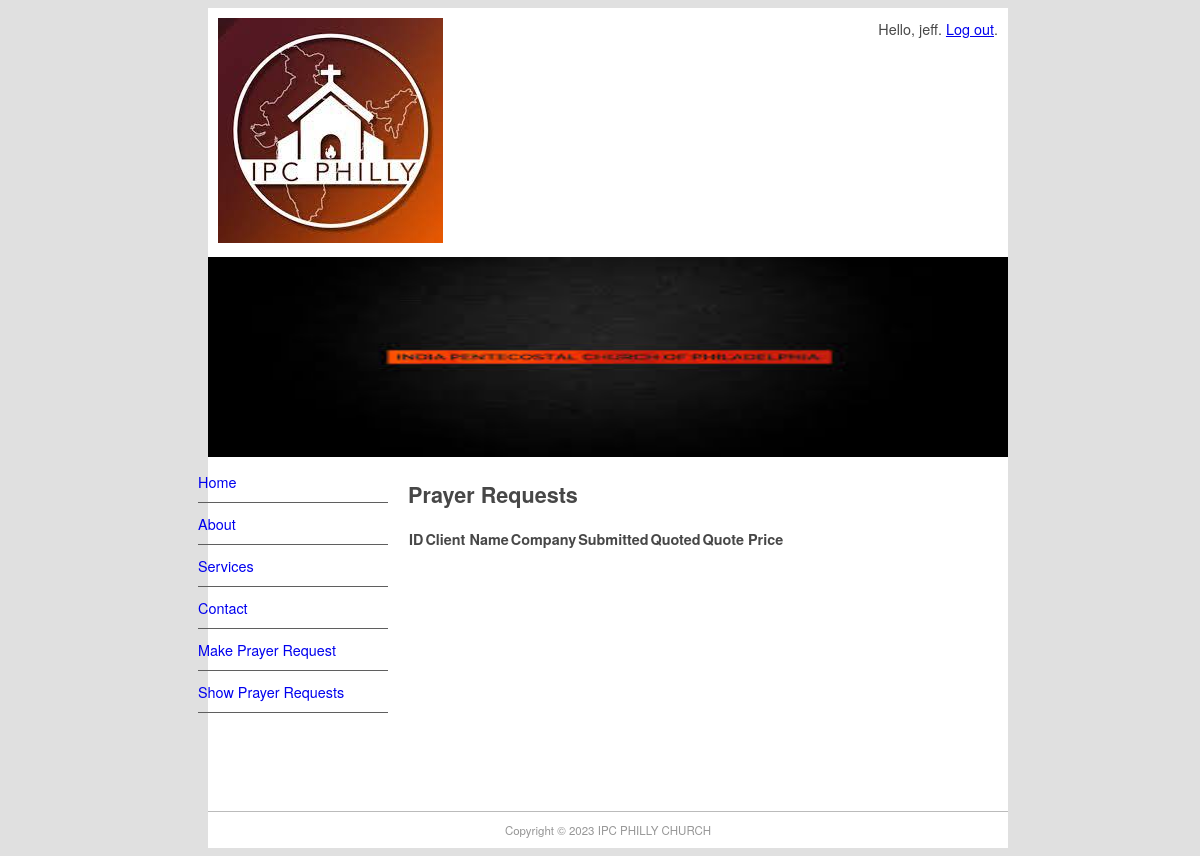
Page /quote/show (signed in) on the committed database.
### pages/models.py (models this page shows, shortened)
class Page(models.Model):
    title = models.CharField(max_length=60)
    permalink = models.CharField(max_length=12, unique=True)
    update_date = models.DateTimeField('Recent Date')
    bodytext = models.TextField('Page Info', blank=True)

### quotes/views.py (the view)
# urls.py: path('show', QuoteList.as_view(), name='showquotes'),
class QuoteList(LoginRequiredMixin, ListView):
    login_url = reverse_lazy('login')
    context_object_name = 'all_quotes'
    def get_queryset(self):
        return Quote.objects.filter(username=self.request.user)
    def get_context_data(self, **kwargs):
        context = super(QuoteList, self).get_context_data(**kwargs)
        context['page_list'] = Page.objects.all()
        return context

### quotes/templates/quotes/quote_list.html (shortened to what this page needs)
{% extends "quotes/quote.html" %}
{% block content %}
<h1>Prayer Requests </h1>
<table style="border-collapse:collapse">
    <tr class="quotehdr"><th>ID</th><th>Client Name
</th>
        <th>Company</th><th>Submitted</th>
        <th>Quoted</th><th>Quote Price</th>
    </tr>
</table>
{% endblock content %}

### quotes/templates/quotes/quote.html (shortened to what this page needs)
{% extends "base.html" %}
{% block sidenav %}
    {% for page in page_list %}
        <li><a href="{{ page.permalink }}">{{ page.title }}</a></li>
    {% endfor %}
{% endblock sidenav %}

### church_site/templates/base.html (shortened to what this page needs)
{% load static %}
<!doctype html>
<html>
<head>
<link href="{% static 'main.css' %}" rel="stylesheet" type="text/css">
</head>
<body class="body">
<div id="wrapper">
  <header id="header" >
    <div id="logo"><img src="{% static 'logo.jpg' %}" alt="" />
      <span style="float: right;">
        {% if user.is_authenticated %}
          Hello, {{ user.username }}. <a href="{% url 'logout' %}?next=/">Log out</a>.
        {% else %}
          Not logged in. <a href="{% url 'login' %}?next=/">Log in</a>.
        {% endif %}
      </span>
    </div>
    <div id="topbanner"><img src="{% static 'top_banner.jpg' %}" width="800" height="200" alt="" /></div>
  </header>
  <aside id="leftsidebar">
    <nav id="nav">
      {% block sidenav %}{% endblock sidenav %}
      <li><a href="/contact">Contact</a></li>
      <li><a href="/quote/">Make Prayer Request</a></li>
      <li><a href="/quote/show">Show Prayer Requests</a></li>
    </nav>
  </aside>
  <section id="main">
    {% block content %}{% endblock content %}
  </section>
    <footer id="footer">Copyright &copy; 2023 IPC PHILLY CHURCH</footer>
</div>
</body>
</html>

### church_site/static/main.css (style rules this page uses)
#header { border-style: none; height: auto; }
#wrapper { margin-top: 0px; margin-left: 0; margin-right: 0; background-color: #FFFFFF; width: auto; }
body { background-color: #E0E0E0; font-family: Gotham, "Helvetica Neue", Helvetica, Arial, sans-serif; font-size: 0.9em; display: flex; justify-content: center; width: 100%; color: #474747; }
#footer { text-align: center; font-size: 0.8em; margin-top: 5px; padding-top: 10px; padding-bottom: 10px; background-color: #FFFFFF; border-top: thin solid #BBBBBB; clear: both; color: #969696; }
#nav li { padding-top: 10px; padding-bottom: 10px; font-size: 1em; list-style-type: none; border-bottom: thin solid #5F5F5F; color: #4C4C4C; left: 0px; list-style-position: inside; margin-left: -10px; }
#nav li a { text-decoration: none; }
#leftsidebar { width: 180px; height: 350px; float: left; }
#main { width: 560px; float: left; margin-left: 20px; margin-right: 10px; padding-right: 10px; }
#logo { padding: 10px; }

### rows in the picture
Page: title "Home"
Page: title "About"
Page: title "Services"

### other values in the picture
{{ user.username }} "jeff"
